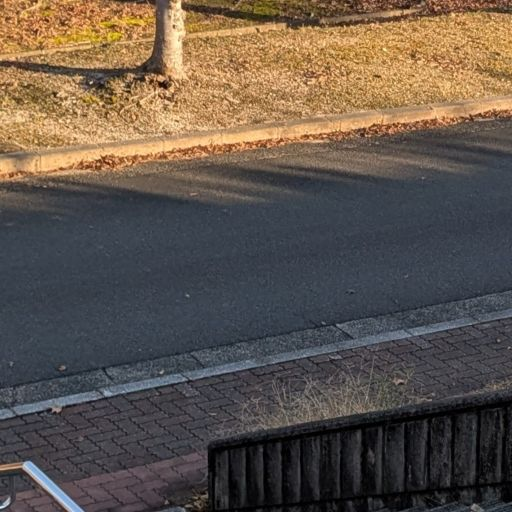
%> input picture change/archives/for_road/road_image2.jpg, 512 x 512 px
$ octave all_road_to_block.m   (GNU Octave 9; MATLAB toolbox functions it lacks are replaced by stand-ins)
%> lines starting %> are read from the running program, lines starting %| are printed output that depends on the picture
% 道路画像をブロックにして保存するプログラム
% 道路の部分のみをブロックにし，その他の部分はブロックとして保存しない
%% 画像の読み取り
clear;

%JPEGファイル読み込み
jpegImage = imread('road_image2.jpg');
%> jpegImage is the input picture: size 512x512x3 uint8; mean R, G, B 97, 85.3, 75.3

%BMP形式に変換・保存
imwrite(jpegImage, 'road_image2.bmp')

% 指定された画像を開く
% road_only2.bmpはグレー画像
image = double(imread("road_image2.bmp"))/255.0; % 0~255を0~1にする
figure()
subplot(1,2,1);
imshow(image,'InitialMagnification','fit');
%imwrite(image, 'input_gray.bmp')

SizeX = size(image,2) / 16;
%> SizeX = 32
SizeY = size(image,1) / 16;
%> SizeY = 32

%% 画像を16×16のブロックに変える
count = 1;
flag = 0;
for i = 1:SizeY
    for j = 1:SizeX
        % 16x16のブロックを切り出す
        block = image((i-1)*16+1:i*16, (j-1)*16+1:j*16);
        % ファイル名を作成
        filename = sprintf("fullblock_test%d.bmp", count);
        filepath = fullfile("/fullBlocks_test", filename);
        % ブロックを保存
        if flag == 0
            imwrite(block, filepath);
        end
        count = count+1;
        flag = 0;
    end
end
%> after the loop, count = 1025

%% ブロックを再配置テスト
% ブロック数とサイズ
block_size = 16;    %ブロックのサイズ
num_blocks = 1024;  %ブロックの数
blocks_per_row = sqrt(num_blocks);
blocks_per_col = sqrt(num_blocks);

% 元の画像サイズ
image_height = block_size * blocks_per_col;
image_width = block_size * blocks_per_row;

% 元の画像を初期化
recon_image = zeros(image_height, image_width, 'double');

count = 1;
for i = 1:blocks_per_col
    for j = 1:blocks_per_row
        % ブロックファイル名
        filename = sprintf("fullblock_test%d.bmp", count);
        filepath = fullfile("fullBlocks_test", filename);


        % ブロックを読み込む(本来はblock_numを用いる予定)
        if exist(filepath, 'file') == 2
            % ブロックを読み込む
            block = double(im2gray(imread(filepath)));
        else
            % ファイルが存在しない場合の処理
            block = zeros(block_size, block_size, 'double'); % 空のブロックを代入
            fprintf('File not found: %s\n', filepath); % ファイルがないことを通知
        end
        % 元の画像に配置
        recon_image((i-1)*block_size+1:i*block_size, (j-1)*block_size+1:j*block_size) = block;
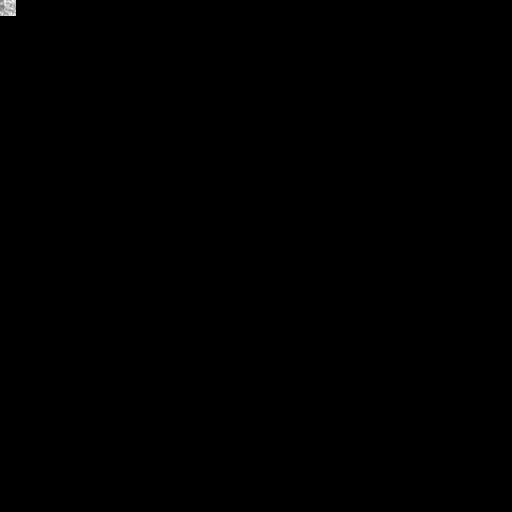
%> recon_image: size 512x512 double; min 0, max 252, mean 0.2
        count = count + 1;
    end
end
writematrix(recon_image, "recon_fullblock.xlsx")
imwrite(uint8(recon_image),"recon_fullimage.bmp");
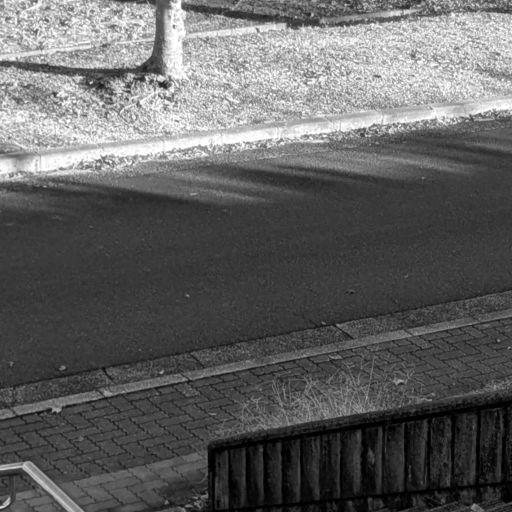
%> saved as recon_fullimage.bmp: size 512x512 uint8; min 0, max 255, mean 97
subplot(1,2,2);
imshow(uint8(recon_image));
